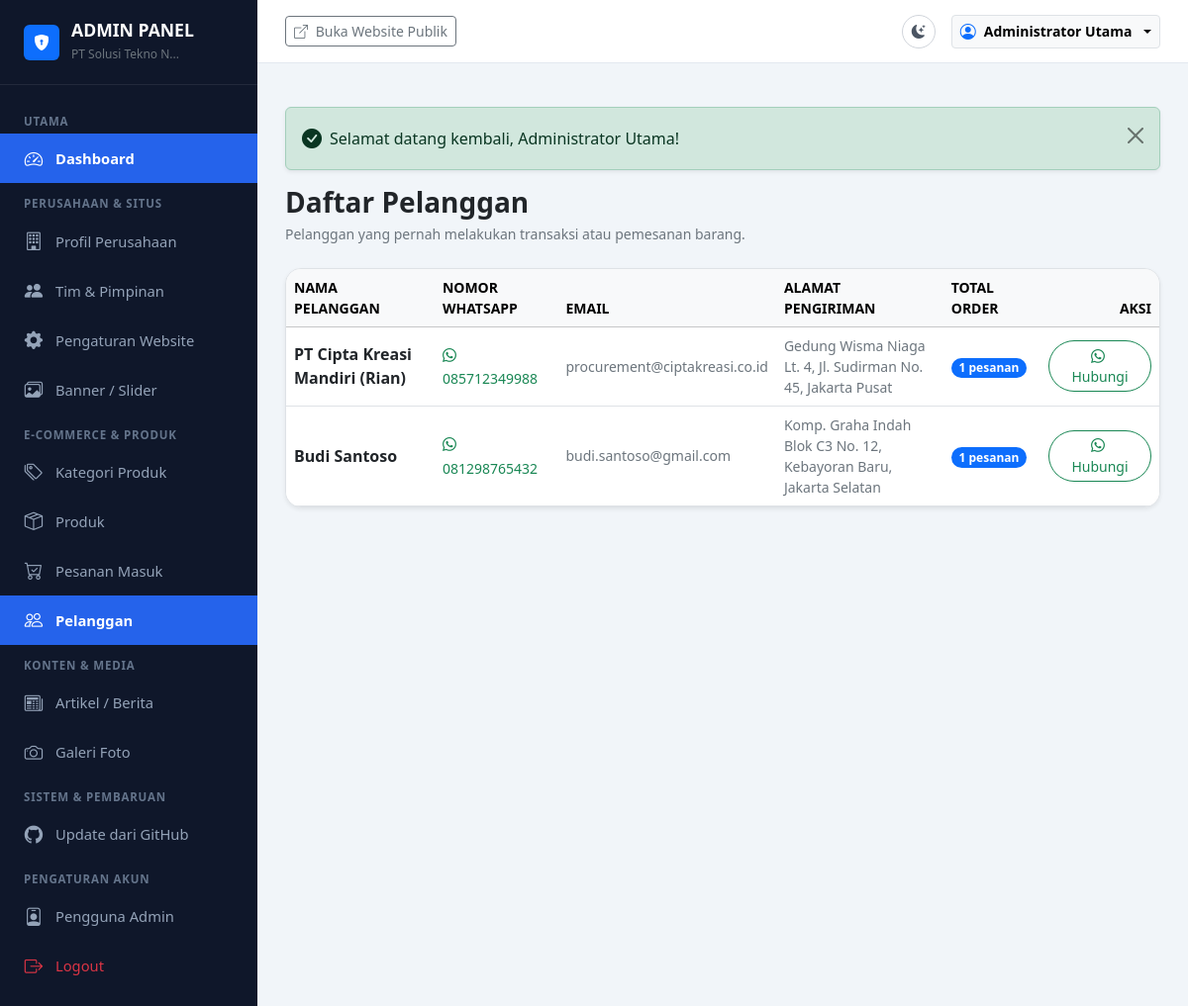
The app's page /admin/customers (signed in) with its own data.
### tables this page shows
CREATE TABLE `customers` (
  `id` INT UNSIGNED AUTO_INCREMENT PRIMARY KEY,
  `name` VARCHAR(150) NOT NULL,
  `phone` VARCHAR(30) NOT NULL,
  `email` VARCHAR(150) NULL,
  `address` TEXT NOT NULL,
  `total_orders` INT NOT NULL DEFAULT 1,
  `created_at` DATETIME NOT NULL DEFAULT CURRENT_TIMESTAMP,
  `updated_at` DATETIME NOT NULL DEFAULT CURRENT_TIMESTAMP ON UPDATE CURRENT_TIMESTAMP,
  INDEX `idx_customer_phone` (`phone`)
);

### app/controllers/admin/AdminBaseController.php (called while the page is built, shortened)
<?php
class AdminBaseController extends BaseController
{
    protected ?array $currentUser = null;
    public function __construct()
    {
        $this->currentUser = AuthHelper::user();
    }
    public function renderAdminView(string $viewPath, array $data = []): void
    {
        $data['currentUser'] = $this->currentUser;
        $this->renderView($viewPath, $data, 'layouts/admin');
    }
}

### app/controllers/admin/CustomerController.php (called while the page is built, shortened)
<?php
class CustomerController extends AdminBaseController
{
    public function index(): void
    {
        $customers = Customer::all();
        $this->renderAdminView('admin/customers/index', [
            'title' => 'Daftar Pelanggan',
            'customers' => $customers,
        ]);
    }
}

### public/index.php (called while the page is built, shortened)
<?php
spl_autoload_register(function (string $class) {
    $prefixes = [
        'App\\' => dirname(__DIR__) . '/app/',
        'Routes\\' => dirname(__DIR__) . '/routes/',
    ];
    foreach ($prefixes as $prefix => $baseDir) {
        $len = strlen($prefix);
        if (strncmp($prefix, $class, $len) !== 0) {
            continue;
        }
        $relativeClass = substr($class, $len);
        $file = $baseDir . str_replace('\\', '/', $relativeClass) . '.php';
        if (file_exists($file)) {
            return;
        }
        $parts = explode('\\', $relativeClass);
        $className = array_pop($parts);
        $subDir = !empty($parts) ? strtolower(implode('/', $parts)) . '/' : '';
        $fileLowerDir = $baseDir . $subDir . $className . '.php';
        if (file_exists($fileLowerDir)) {
            return;
        }
    }
});
require_once dirname(__DIR__) . '/app/helpers/Sanitizer.php';
require_once dirname(__DIR__) . '/app/helpers/functions.php';
\Routes\Router::dispatch();

### app/helpers/Database.php (called while the page is built, shortened)
<?php
class Database
{
    private static ?PDO $instance = null;
    public static function getConnection(): PDO
    {
        if (self::$instance === null) {
            $config = require dirname(__DIR__, 2) . '/config/database.php';
            $dbConfig = $config['connections'][$config['default']];
            $dsn = sprintf(
                '%s:host=%s;port=%d;dbname=%s;charset=%s',
                $dbConfig['driver'],
                $dbConfig['host'],
                $dbConfig['port'],
                $dbConfig['database'],
                $dbConfig['charset']
            );
            try {
                self::$instance = new PDO(
                    $dsn,
                    $dbConfig['username'],
                    $dbConfig['password'],
                    $dbConfig['options']
                );
            } catch (PDOException $e) {
                self::logError($e->getMessage());
                throw new RuntimeException('Koneksi database gagal. Silakan periksa konfigurasi .env atau database.sql.');
            }
        }
        return self::$instance;
    }
}

### app/models/BaseModel.php (called while the page is built, shortened)
<?php
abstract class BaseModel
{
    protected static function db(): PDO
    {
        return Database::getConnection();
    }
    public static function query(string $sql, array $params = []): PDOStatement
    {
        $stmt = self::db()->prepare($sql);
        $stmt->execute($params);
        return $stmt;
    }
    public static function fetchAll(string $sql, array $params = []): array
    {
        $stmt = self::query($sql, $params);
        return $stmt->fetchAll();
    }
}

### app/models/Customer.php (called while the page is built, shortened)
<?php
class Customer extends BaseModel
{
    public static function all(): array
    {
        return self::fetchAll('SELECT * FROM `customers` ORDER BY `total_orders` DESC, `id` DESC');
    }
}

### app/helpers/Sanitizer.php (called while the page is built, shortened)
<?php
class Sanitizer
{
    public static function e(?string $string): string
    {
        return htmlspecialchars((string) $string, ENT_QUOTES | ENT_SUBSTITUTE, 'UTF-8');
    }
    public static function truncate(string $text, int $limit = 120, string $end = '...'): string
    {
        $clean = strip_tags($text);
        if (mb_strlen($clean) <= $limit) {
            return $clean;
        }
        return mb_substr($clean, 0, $limit) . $end;
    }
}

### app/helpers/functions.php (called while the page is built, shortened)
<?php
if (!function_exists('e')) {
    function e(?string $string): string
    {
        return Sanitizer::e($string);
    }
}

### app/views/admin/customers/index.php (the view, shortened to what this page needs)
<div class="d-flex justify-content-between align-items-center mb-4">
    <div>
        <h3 class="fw-bold text-dark mb-1">Daftar Pelanggan</h3>
        <p class="text-secondary small mb-0">Pelanggan yang pernah melakukan transaksi atau pemesanan barang.</p>
    </div>
</div>
<div class="card border rounded-4 shadow-sm bg-white overflow-hidden">
    <div class="table-responsive">
        <table class="table align-middle mb-0">
            <thead class="table-light small text-uppercase">
                <tr>
                    <th>Nama Pelanggan</th>
                    <th>Nomor WhatsApp</th>
                    <th>Email</th>
                    <th>Alamat Pengiriman</th>
                    <th>Total Order</th>
                    <th style="width: 120px;" class="text-end">Aksi</th>
                </tr>
            </thead>
            <tbody>
                <?php if (empty($customers)): ?>
                    <tr>
                        <td colspan="6" class="text-center py-4 text-muted">Belum ada pelanggan terdaftar.</td>
                    </tr>
                <?php else: ?>
                    <?php foreach ($customers as $c): ?>
                        <tr>
                            <td class="fw-bold text-dark">
                                <?= e($c['name']) ?>
                            </td>
                            <td>
                                <a href="https://wa.me/<?= preg_replace('/[^0-9]/', '', $c['phone']) ?>" target="_blank" class="text-success text-decoration-none small">
                                    <i class="bi bi-whatsapp me-1"></i> <?= e($c['phone']) ?>
                                </a>
                            </td>
                            <td class="small text-secondary">
                                <?= e($c['email'] ?? '-') ?>
                            </td>
                            <td class="small text-secondary" style="max-width: 300px;">
                                <?= e(Sanitizer::truncate($c['address'], 100)) ?>
                            </td>
                            <td>
                                <span class="badge rounded-pill text-bg-primary"><?= (int) $c['total_orders'] ?> pesanan</span>
                            </td>
                            <td class="text-end">
                                <a href="https://wa.me/<?= preg_replace('/[^0-9]/', '', $c['phone']) ?>" target="_blank" class="btn btn-sm btn-outline-success rounded-pill px-3">
                                    <i class="bi bi-whatsapp me-1"></i> Hubungi
                                </a>
                            </td>
                        </tr>
                    <?php endforeach; ?>
                <?php endif; ?>
            </tbody>
        </table>
    </div>
</div>

### routes/Router.php (shortened to what this page needs)
<?php
class Router
{
    private static array $routes = [];
    private static function addRoute(string $method, string $path, string $handler): void
    {
        $path = '/' . trim($path, '/');
        $pattern = preg_replace('/\{([a-zA-Z0-9_]+)\}/', '(?P<$1>[^/]+)', $path);
        $regex = '#^' . $pattern . '$#i';
        self::$routes[] = [
            'method' => strtoupper($method),
            'path' => $path,
            'regex' => $regex,
            'handler' => $handler,
        ];
    }
    public static function dispatch(): void
    {
        $requestMethod = $_SERVER['REQUEST_METHOD'] ?? 'GET';
        $requestUri = parse_url($_SERVER['REQUEST_URI'] ?? '/', PHP_URL_PATH);
        $requestUri = '/' . trim($requestUri, '/');
        foreach (self::$routes as $route) {
            if ($route['method'] !== $requestMethod && $route['method'] !== 'ANY') {
                continue;
            }
            if (preg_match($route['regex'], $requestUri, $matches)) {
                $params = array_filter($matches, 'is_string', ARRAY_FILTER_USE_KEY);
                self::executeHandler($route['handler'], $params);
                return;
            }
        }
    }
    private static function executeHandler(string $handler, array $params): void
    {
        [$controllerName, $action] = explode('@', $handler);
        $controller = new $fullControllerClass();
        call_user_func_array([$controller, $action], $params);
    }
}

### public/assets/css/admin.css (style rules this page uses)
:root { --admin-sidebar-bg: #0f172a; --admin-sidebar-hover: #1e293b; --admin-sidebar-active: #2563eb; --admin-sidebar-text: #94a3b8; --admin-sidebar-text-active: #ffffff; --admin-topbar-bg: #ffffff; --admin-body-bg: #f1f5f9; }
body { font-family: 'Segoe UI', system-ui, -apple-system, sans-serif; background-color: var(--admin-body-bg); color: #334155; }

### records on screen
customers: name "PT Cipta Kreasi Mandiri (Rian)", phone "085712349988", email "procurement@ciptakreasi.co.id", address "Gedung Wisma Niaga Lt. 4, Jl. Sudirman No. 45, Jakarta Pusat", total_orders "1"
customers: name "Budi Santoso", phone "081298765432", email "budi.santoso@gmail.com", address "Komp. Graha Indah Blok C3 No. 12, Kebayoran Baru, Jakarta Selatan", total_orders "1"

### other values on screen
mb_strimwidth($companyName, 0, 20, '...') "PT Solusi Tekno N..."
$text "Selamat datang kembali, Administrator Utama!"
